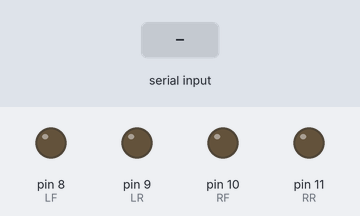
This sketch was run on a simulated Arduino Uno, built with avr-gcc and run on an emulated ATmega328P. On the bench: output pins drawn as LEDs (lit = HIGH). Inputs (shaded band) come from the test bench.

Above: at 1.2 s.
1.3 s: "F" received over the second serial link
At 2.5 s:
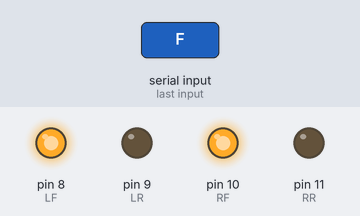
2.8 s: "L" received over the second serial link
At 3.8 s:
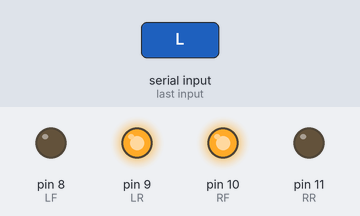
4.3 s: "R" received over the second serial link
At 5.0 s:
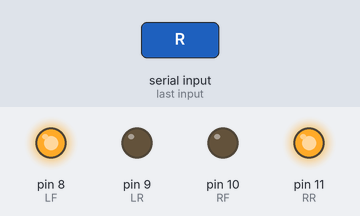
5.8 s: "S" received over the second serial link
At 6.1 s:
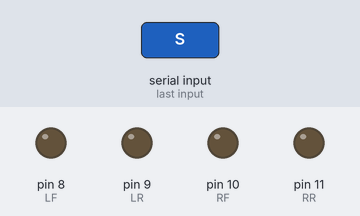
Timing chart, 0 to 8.3 s (numbered marks = the images above; inputs shaded):
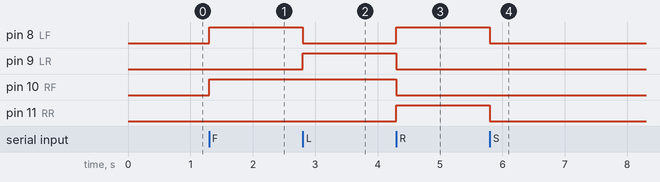

The sketch:

eye_blink_master.ino
```cpp
#include <SoftwareSerial.h>

SoftwareSerial bluetooth(2, 3); // RX, TX

int LF = 8;
int LR = 9;
int RF = 10;
int RR = 11;

void setup() {
  pinMode(LF, OUTPUT);
  pinMode(LR, OUTPUT);
  pinMode(RF, OUTPUT);
  pinMode(RR, OUTPUT);

  bluetooth.begin(9600);
  stopMotors();
}

void loop() {
  if (bluetooth.available()) {
    char command = bluetooth.read();

    switch (command) {
      case 'F':
        forward();
        break;
      case 'L':
        left();
        break;
      case 'R':
        right();
        break;
      case 'S':
        stopMotors();
        break;
    }
  }
}

void forward() {
  digitalWrite(LF, HIGH);
  digitalWrite(LR, LOW);
  digitalWrite(RF, HIGH);
  digitalWrite(RR, LOW);
}

void left() {
  digitalWrite(LF, LOW);
  digitalWrite(LR, HIGH);
  digitalWrite(RF, HIGH);
  digitalWrite(RR, LOW);
}

void right() {
  digitalWrite(LF, HIGH);
  digitalWrite(LR, LOW);
  digitalWrite(RF, LOW);
  digitalWrite(RR, HIGH);
}

void stopMotors() {
  digitalWrite(LF, LOW);
  digitalWrite(LR, LOW);
  digitalWrite(RF, LOW);
  digitalWrite(RR, LOW);
}
```

Measured:
- after the input at 1.3 s, pin 8 (LF), pin 10 (RF): LOW → HIGH at once
- after the input at 2.8 s, pin 8 (LF): HIGH → LOW at once; pin 9 (LR): LOW → HIGH at once
- after the input at 4.3 s, pin 8 (LF), pin 11 (RR): LOW → HIGH at once; pin 9 (LR), pin 10 (RF): HIGH → LOW at once
- after the input at 5.8 s, pin 8 (LF), pin 11 (RR): HIGH → LOW at once
